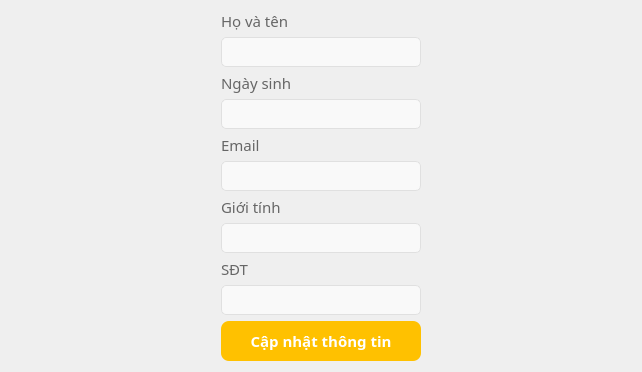
               <widget class="QWidget" name="tabInformation">
                <attribute name="title">
                 <string>Thông tin cá nhân</string>
                </attribute>
                <layout class="QHBoxLayout" name="horizontalLayout_4">
                 <item>
                  <spacer name="horizontalSpacer_3">
                   <property name="orientation">
                    <enum>Qt::Horizontal</enum>
                   </property>
                   <property name="sizeType">
                    <enum>QSizePolicy::Fixed</enum>
                   </property>
                   <property name="sizeHint" stdset="0">
                    <size>
                     <width>210</width>
                     <height>20</height>
                    </size>
                   </property>
                  </spacer>
                 </item>
                 <item>
                  <layout class="QVBoxLayout" name="verticalLayout_9">
                   <item>
                    <widget class="QLabel" name="label_2">
                     <property name="maximumSize">
                      <size>
                       <width>16777215</width>
                       <height>20</height>
                      </size>
                     </property>
                     <property name="font">
                      <font>
                       <family>UTM Avo</family>
                       <pointsize>11</pointsize>
                      </font>
                     </property>
                     <property name="styleSheet">
                      <string notr="true">color: #666666;font-size: 12</string>
                     </property>
                     <property name="text">
                      <string>Họ và tên</string>
                     </property>
                    </widget>
                   </item>
                   <item>
                    <widget class="QLabel" name="lblName">
                     <property name="minimumSize">
                      <size>
                       <width>0</width>
                       <height>30</height>
                      </size>
                     </property>
                     <property name="maximumSize">
                      <size>
                       <width>16777215</width>
                       <height>30</height>
                      </size>
                     </property>
                     <property name="font">
                      <font>
                       <family>UTM Avo</family>
                       <pointsize>-1</pointsize>
                       <weight>50</weight>
                       <bold>false</bold>
                      </font>
                     </property>
                     <property name="styleSheet">
                      <string notr="true">color: #222222;font-size: 14px;font-weight: normal;background-color: #f9f9f9;border: 1px solid #e0e0e0; border-radius: 5px;padding: 5px 10px;font-family: &quot;UTM Avo&quot;;</string>
                     </property>
                     <property name="text">
                      <string/>
                     </property>
                    </widget>
                   </item>
                   <item>
                    <widget class="QLabel" name="label_7">
                     <property name="maximumSize">
                      <size>
                       <width>16777215</width>
                       <height>20</height>
                      </size>
                     </property>
                     <property name="font">
                      <font>
                       <family>UTM Avo</family>
                       <pointsize>11</pointsize>
                      </font>
                     </property>
                     <property name="styleSheet">
                      <string notr="true">color: #666666;font-size: 12</string>
                     </property>
                     <property name="text">
                      <string>Ngày sinh</string>
                     </property>
                    </widget>
                   </item>
                   <item>
                    <widget class="QLabel" name="lblDOB">
                     <property name="minimumSize">
                      <size>
                       <width>0</width>
                       <height>30</height>
                      </size>
                     </property>
                     <property name="maximumSize">
                      <size>
                       <width>16777215</width>
                       <height>30</height>
                      </size>
                     </property>
                     <property name="font">
                      <font>
                       <family>UTM Avo</family>
                       <pointsize>-1</pointsize>
                       <weight>50</weight>
                       <bold>false</bold>
                      </font>
                     </property>
                     <property name="styleSheet">
                      <string notr="true">color: #222222;font-size: 14px;font-weight: normal;background-color: #f9f9f9;border: 1px solid #e0e0e0; border-radius: 5px;padding: 5px 10px;font-family: &quot;UTM Avo&quot;;</string>
                     </property>
                     <property name="text">
                      <string/>
                     </property>
                    </widget>
                   </item>
                   <item>
                    <widget class="QLabel" name="label_3">
                     <property name="maximumSize">
                      <size>
                       <width>16777215</width>
                       <height>20</height>
                      </size>
                     </property>
                     <property name="font">
                      <font>
                       <family>UTM Avo</family>
                       <pointsize>11</pointsize>
                      </font>
                     </property>
                     <property name="styleSheet">
                      <string notr="true">color: #666666;font-size: 12</string>
                     </property>
                     <property name="text">
                      <string>Email</string>
                     </property>
                    </widget>
                   </item>
                   <item>
                    <widget class="QLabel" name="lblEmail">
                     <property name="minimumSize">
                      <size>
                       <width>0</width>
                       <height>30</height>
                      </size>
                     </property>
                     <property name="maximumSize">
                      <size>
                       <width>16777215</width>
                       <height>30</height>
                      </size>
                     </property>
                     <property name="font">
                      <font>
                       <family>UTM Avo</family>
                       <pointsize>-1</pointsize>
                       <weight>50</weight>
                       <bold>false</bold>
                      </font>
                     </property>
                     <property name="styleSheet">
                      <string notr="true">color: #222222;font-size: 14px;font-weight: normal;background-color: #f9f9f9;border: 1px solid #e0e0e0; border-radius: 5px;padding: 5px 10px;font-family: &quot;UTM Avo&quot;;</string>
                     </property>
                     <property name="text">
                      <string/>
                     </property>
                    </widget>
                   </item>
                   <item>
                    <widget class="QLabel" name="label_8">
                     <property name="maximumSize">
                      <size>
                       <width>16777215</width>
                       <height>20</height>
                      </size>
                     </property>
                     <property name="font">
                      <font>
                       <family>UTM Avo</family>
                       <pointsize>11</pointsize>
                      </font>
                     </property>
                     <property name="styleSheet">
                      <string notr="true">color: #666666;font-size: 12</string>
                     </property>
                     <property name="text">
                      <string>Giới tính</string>
                     </property>
                    </widget>
                   </item>
                   <item>
                    <widget class="QLabel" name="lblGender">
                     <property name="minimumSize">
                      <size>
                       <width>0</width>
                       <height>30</height>
                      </size>
                     </property>
                     <property name="maximumSize">
                      <size>
                       <width>16777215</width>
                       <height>30</height>
                      </size>
                     </property>
                     <property name="font">
                      <font>
                       <family>UTM Avo</family>
                       <pointsize>-1</pointsize>
                       <weight>50</weight>
                       <bold>false</bold>
                      </font>
                     </property>
                     <property name="styleSheet">
                      <string notr="true">color: #222222;font-size: 14px;font-weight: normal;background-color: #f9f9f9;border: 1px solid #e0e0e0; border-radius: 5px;padding: 5px 10px;font-family: &quot;UTM Avo&quot;;</string>
                     </property>
                     <property name="text">
                      <string/>
                     </property>
                    </widget>
                   </item>
                   <item>
                    <widget class="QLabel" name="label_4">
                     <property name="maximumSize">
                      <size>
                       <width>16777215</width>
                       <height>20</height>
                      </size>
                     </property>
                     <property name="font">
                      <font>
                       <family>UTM Avo</family>
                       <pointsize>11</pointsize>
                      </font>
                     </property>
                     <property name="styleSheet">
                      <string notr="true">color: #666666;font-size: 12</string>
                     </property>
                     <property name="text">
                      <string>SĐT</string>
                     </property>
                    </widget>
                   </item>
                   <item>
                    <widget class="QLabel" name="lblPhone">
                     <property name="minimumSize">
                      <size>
                       <width>0</width>
                       <height>30</height>
                      </size>
                     </property>
                     <property name="maximumSize">
                      <size>
                       <width>16777215</width>
                       <height>30</height>
                      </size>
                     </property>
                     <property name="font">
                      <font>
                       <family>UTM Avo</family>
                       <pointsize>-1</pointsize>
                       <weight>50</weight>
                       <bold>false</bold>
                      </font>
                     </property>
                     <property name="styleSheet">
                      <string notr="true">color: #222222;font-size: 14px;font-weight: normal;background-color: #f9f9f9;border: 1px solid #e0e0e0; border-radius: 5px;padding: 5px 10px;font-family: &quot;UTM Avo&quot;;</string>
                     </property>
                     <property name="text">
                      <string/>
                     </property>
                    </widget>
                   </item>
                   <item>
                    <widget class="QPushButton" name="btnUpdate">
                     <property name="minimumSize">
                      <size>
                       <width>200</width>
                       <height>40</height>
                      </size>
                     </property>
                     <property name="maximumSize">
                      <size>
                       <width>300</width>
                       <height>40</height>
                      </size>
                     </property>
                     <property name="font">
                      <font>
                       <family>UTM Avo</family>
                       <pointsize>-1</pointsize>
                       <weight>75</weight>
                       <bold>true</bold>
                      </font>
                     </property>
                     <property name="layoutDirection">
                      <enum>Qt::LeftToRight</enum>
                     </property>
                     <property name="styleSheet">
                      <string notr="true">background-color:#ffc100;color: white;border-radius: 8px;padding: 10px 15px;font-size: 15px;font-weight: bold;font-family:&quot;UTM Avo&quot;;</string>
                     </property>
                     <property name="text">
                      <string>Cập nhật thông tin</string>
                     </property>
                     <property name="icon">
                      <iconset>
                       <normaloff>../../images/ic_update.png</normaloff>../../images/ic_update.png</iconset>
                     </property>
                     <property name="iconSize">
                      <size>
                       <width>18</width>
                       <height>16</height>
                      </size>
                     </property>
                    </widget>
                   </item>
                  </layout>
                 </item>
                 <item>
                  <spacer name="horizontalSpacer_4">
                   <property name="orientation">
                    <enum>Qt::Horizontal</enum>
                   </property>
                   <property name="sizeType">
                    <enum>QSizePolicy::Fixed</enum>
                   </property>
                   <property name="sizeHint" stdset="0">
                    <size>
                     <width>210</width>
                     <height>20</height>
                    </size>
                   </property>
                  </spacer>
                 </item>
                </layout>
               </widget>
